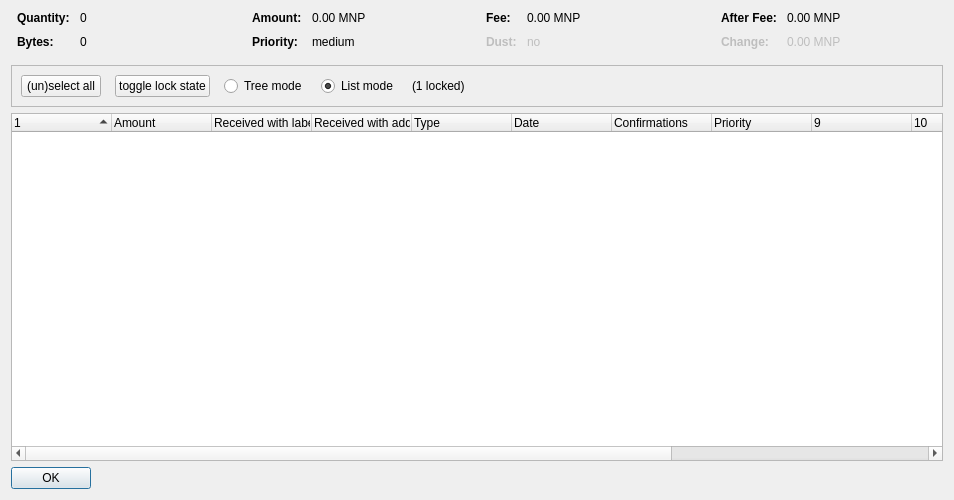
<?xml version="1.0" encoding="UTF-8"?>
<ui version="4.0">
 <class>CoinControlDialog</class>
 <widget class="QDialog" name="CoinControlDialog">
  <property name="geometry">
   <rect>
    <x>0</x>
    <y>0</y>
    <width>954</width>
    <height>500</height>
   </rect>
  </property>
  <property name="windowTitle">
   <string>Coin Selection</string>
  </property>
  <layout class="QVBoxLayout" name="verticalLayout">
   <item>
    <layout class="QHBoxLayout" name="horizontalLayoutTop" stretch="0,0,0,0">
     <property name="topMargin">
      <number>0</number>
     </property>
     <property name="bottomMargin">
      <number>10</number>
     </property>
     <item>
      <layout class="QFormLayout" name="formLayoutCoinControl1">
       <property name="horizontalSpacing">
        <number>10</number>
       </property>
       <property name="verticalSpacing">
        <number>10</number>
       </property>
       <property name="leftMargin">
        <number>6</number>
       </property>
       <property name="rightMargin">
        <number>6</number>
       </property>
       <item row="0" column="0">
        <widget class="QLabel" name="labelCoinControlQuantityText">
         <property name="font">
          <font>
           <weight>75</weight>
           <bold>true</bold>
          </font>
         </property>
         <property name="text">
          <string>Quantity:</string>
         </property>
        </widget>
       </item>
       <item row="0" column="1">
        <widget class="QLabel" name="labelCoinControlQuantity">
         <property name="cursor">
          <cursorShape>IBeamCursor</cursorShape>
         </property>
         <property name="contextMenuPolicy">
          <enum>Qt::ActionsContextMenu</enum>
         </property>
         <property name="text">
          <string notr="true">0</string>
         </property>
         <property name="textInteractionFlags">
          <set>Qt::LinksAccessibleByMouse|Qt::TextSelectableByKeyboard|Qt::TextSelectableByMouse</set>
         </property>
        </widget>
       </item>
       <item row="1" column="0">
        <widget class="QLabel" name="labelCoinControlBytesText">
         <property name="font">
          <font>
           <weight>75</weight>
           <bold>true</bold>
          </font>
         </property>
         <property name="text">
          <string>Bytes:</string>
         </property>
        </widget>
       </item>
       <item row="1" column="1">
        <widget class="QLabel" name="labelCoinControlBytes">
         <property name="cursor">
          <cursorShape>IBeamCursor</cursorShape>
         </property>
         <property name="contextMenuPolicy">
          <enum>Qt::ActionsContextMenu</enum>
         </property>
         <property name="text">
          <string notr="true">0</string>
         </property>
         <property name="textInteractionFlags">
          <set>Qt::LinksAccessibleByMouse|Qt::TextSelectableByKeyboard|Qt::TextSelectableByMouse</set>
         </property>
        </widget>
       </item>
      </layout>
     </item>
     <item>
      <layout class="QFormLayout" name="formLayoutCoinControl2">
       <property name="horizontalSpacing">
        <number>10</number>
       </property>
       <property name="verticalSpacing">
        <number>10</number>
       </property>
       <property name="leftMargin">
        <number>6</number>
       </property>
       <property name="rightMargin">
        <number>6</number>
       </property>
       <item row="0" column="0">
        <widget class="QLabel" name="labelCoinControlAmountText">
         <property name="font">
          <font>
           <weight>75</weight>
           <bold>true</bold>
          </font>
         </property>
         <property name="text">
          <string>Amount:</string>
         </property>
        </widget>
       </item>
       <item row="0" column="1">
        <widget class="QLabel" name="labelCoinControlAmount">
         <property name="cursor">
          <cursorShape>IBeamCursor</cursorShape>
         </property>
         <property name="contextMenuPolicy">
          <enum>Qt::ActionsContextMenu</enum>
         </property>
         <property name="text">
          <string notr="true">0.00 MNP</string>
         </property>
         <property name="textInteractionFlags">
          <set>Qt::LinksAccessibleByMouse|Qt::TextSelectableByKeyboard|Qt::TextSelectableByMouse</set>
         </property>
        </widget>
       </item>
       <item row="1" column="0">
        <widget class="QLabel" name="labelCoinControlPriorityText">
         <property name="font">
          <font>
           <weight>75</weight>
           <bold>true</bold>
          </font>
         </property>
         <property name="text">
          <string>Priority:</string>
         </property>
        </widget>
       </item>
       <item row="1" column="1">
        <widget class="QLabel" name="labelCoinControlPriority">
         <property name="cursor">
          <cursorShape>IBeamCursor</cursorShape>
         </property>
         <property name="contextMenuPolicy">
          <enum>Qt::ActionsContextMenu</enum>
         </property>
         <property name="text">
          <string>medium</string>
         </property>
         <property name="textInteractionFlags">
          <set>Qt::LinksAccessibleByMouse|Qt::TextSelectableByKeyboard|Qt::TextSelectableByMouse</set>
         </property>
        </widget>
       </item>
      </layout>
     </item>
     <item>
      <layout class="QFormLayout" name="formLayoutCoinControl3">
       <property name="horizontalSpacing">
        <number>10</number>
       </property>
       <property name="verticalSpacing">
        <number>10</number>
       </property>
       <property name="leftMargin">
        <number>6</number>
       </property>
       <property name="rightMargin">
        <number>6</number>
       </property>
       <item row="0" column="0">
        <widget class="QLabel" name="labelCoinControlFeeText">
         <property name="font">
          <font>
           <weight>75</weight>
           <bold>true</bold>
          </font>
         </property>
         <property name="text">
          <string>Fee:</string>
         </property>
        </widget>
       </item>
       <item row="0" column="1">
        <widget class="QLabel" name="labelCoinControlFee">
         <property name="cursor">
          <cursorShape>IBeamCursor</cursorShape>
         </property>
         <property name="contextMenuPolicy">
          <enum>Qt::ActionsContextMenu</enum>
         </property>
         <property name="text">
          <string notr="true">0.00 MNP</string>
         </property>
         <property name="textInteractionFlags">
          <set>Qt::LinksAccessibleByMouse|Qt::TextSelectableByKeyboard|Qt::TextSelectableByMouse</set>
         </property>
        </widget>
       </item>
       <item row="1" column="0">
        <widget class="QLabel" name="labelCoinControlLowOutputText">
         <property name="enabled">
          <bool>false</bool>
         </property>
         <property name="font">
          <font>
           <weight>75</weight>
           <bold>true</bold>
          </font>
         </property>
         <property name="text">
          <string>Dust:</string>
         </property>
        </widget>
       </item>
       <item row="1" column="1">
        <widget class="QLabel" name="labelCoinControlLowOutput">
         <property name="enabled">
          <bool>false</bool>
         </property>
         <property name="cursor">
          <cursorShape>IBeamCursor</cursorShape>
         </property>
         <property name="contextMenuPolicy">
          <enum>Qt::ActionsContextMenu</enum>
         </property>
         <property name="text">
          <string>no</string>
         </property>
         <property name="textInteractionFlags">
          <set>Qt::LinksAccessibleByMouse|Qt::TextSelectableByKeyboard|Qt::TextSelectableByMouse</set>
         </property>
        </widget>
       </item>
      </layout>
     </item>
     <item>
      <layout class="QFormLayout" name="formLayoutCoinControl4">
       <property name="horizontalSpacing">
        <number>10</number>
       </property>
       <property name="verticalSpacing">
        <number>10</number>
       </property>
       <property name="leftMargin">
        <number>6</number>
       </property>
       <property name="rightMargin">
        <number>6</number>
       </property>
       <item row="0" column="0">
        <widget class="QLabel" name="labelCoinControlAfterFeeText">
         <property name="font">
          <font>
           <weight>75</weight>
           <bold>true</bold>
          </font>
         </property>
         <property name="text">
          <string>After Fee:</string>
         </property>
        </widget>
       </item>
       <item row="0" column="1">
        <widget class="QLabel" name="labelCoinControlAfterFee">
         <property name="cursor">
          <cursorShape>IBeamCursor</cursorShape>
         </property>
         <property name="contextMenuPolicy">
          <enum>Qt::ActionsContextMenu</enum>
         </property>
         <property name="text">
          <string notr="true">0.00 MNP</string>
         </property>
         <property name="textInteractionFlags">
          <set>Qt::LinksAccessibleByMouse|Qt::TextSelectableByKeyboard|Qt::TextSelectableByMouse</set>
         </property>
        </widget>
       </item>
       <item row="1" column="0">
        <widget class="QLabel" name="labelCoinControlChangeText">
         <property name="enabled">
          <bool>false</bool>
         </property>
         <property name="font">
          <font>
           <weight>75</weight>
           <bold>true</bold>
          </font>
         </property>
         <property name="text">
          <string>Change:</string>
         </property>
        </widget>
       </item>
       <item row="1" column="1">
        <widget class="QLabel" name="labelCoinControlChange">
         <property name="enabled">
          <bool>false</bool>
         </property>
         <property name="cursor">
          <cursorShape>IBeamCursor</cursorShape>
         </property>
         <property name="contextMenuPolicy">
          <enum>Qt::ActionsContextMenu</enum>
         </property>
         <property name="text">
          <string notr="true">0.00 MNP</string>
         </property>
         <property name="textInteractionFlags">
          <set>Qt::LinksAccessibleByMouse|Qt::TextSelectableByKeyboard|Qt::TextSelectableByMouse</set>
         </property>
        </widget>
       </item>
      </layout>
     </item>
    </layout>
   </item>
   <item>
    <widget class="QFrame" name="frame">
     <property name="minimumSize">
      <size>
       <width>0</width>
       <height>40</height>
      </size>
     </property>
     <property name="frameShape">
      <enum>QFrame::StyledPanel</enum>
     </property>
     <property name="frameShadow">
      <enum>QFrame::Sunken</enum>
     </property>
     <layout class="QHBoxLayout" name="horizontalLayout">
      <item>
       <layout class="QHBoxLayout" name="horizontalLayoutPanel" stretch="0,0,0,0,0,0">
        <property name="spacing">
         <number>14</number>
        </property>
        <item>
         <widget class="QPushButton" name="pushButtonSelectAll">
          <property name="sizePolicy">
           <sizepolicy hsizetype="Maximum" vsizetype="Fixed">
            <horstretch>0</horstretch>
            <verstretch>0</verstretch>
           </sizepolicy>
          </property>
          <property name="text">
           <string>(un)select all</string>
          </property>
          <property name="autoDefault">
           <bool>false</bool>
          </property>
         </widget>
        </item>
        <item>
         <widget class="QPushButton" name="pushButtonToggleLock">
          <property name="sizePolicy">
           <sizepolicy hsizetype="Maximum" vsizetype="Fixed">
            <horstretch>0</horstretch>
            <verstretch>0</verstretch>
           </sizepolicy>
          </property>
          <property name="text">
           <string>toggle lock state</string>
          </property>
          <property name="autoDefault">
           <bool>false</bool>
          </property>
         </widget>
        </item>
        <item>
         <widget class="QRadioButton" name="radioTreeMode">
          <property name="sizePolicy">
           <sizepolicy hsizetype="Maximum" vsizetype="Fixed">
            <horstretch>0</horstretch>
            <verstretch>0</verstretch>
           </sizepolicy>
          </property>
          <property name="text">
           <string>Tree mode</string>
          </property>
         </widget>
        </item>
        <item>
         <widget class="QRadioButton" name="radioListMode">
          <property name="sizePolicy">
           <sizepolicy hsizetype="Maximum" vsizetype="Fixed">
            <horstretch>0</horstretch>
            <verstretch>0</verstretch>
           </sizepolicy>
          </property>
          <property name="text">
           <string>List mode</string>
          </property>
          <property name="checked">
           <bool>true</bool>
          </property>
         </widget>
        </item>
        <item>
         <widget class="QLabel" name="labelLocked">
          <property name="text">
           <string>(1 locked)</string>
          </property>
         </widget>
        </item>
        <item>
         <spacer name="horizontalSpacer">
          <property name="orientation">
           <enum>Qt::Horizontal</enum>
          </property>
          <property name="sizeHint" stdset="0">
           <size>
            <width>40</width>
            <height>20</height>
           </size>
          </property>
         </spacer>
        </item>
       </layout>
      </item>
     </layout>
    </widget>
   </item>
   <item>
    <widget class="CoinControlTreeWidget" name="treeWidget">
     <property name="contextMenuPolicy">
      <enum>Qt::CustomContextMenu</enum>
     </property>
     <property name="sortingEnabled">
      <bool>false</bool>
     </property>
     <property name="columnCount">
      <number>13</number>
     </property>
     <attribute name="headerShowSortIndicator" stdset="0">
      <bool>true</bool>
     </attribute>
     <attribute name="headerStretchLastSection">
      <bool>false</bool>
     </attribute>
     <column>
      <property name="text">
       <string/>
      </property>
     </column>
     <column>
      <property name="text">
       <string>Amount</string>
      </property>
     </column>
     <column>
      <property name="text">
       <string>Received with label</string>
      </property>
     </column>
     <column>
      <property name="text">
       <string>Received with address</string>
      </property>
     </column>
     <column>
      <property name="text">
	<string>Type</string>
      </property>
     </column>
     <column>
      <property name="text">	 
       <string>Date</string>
      </property>
     </column>
     <column>
      <property name="text">
       <string>Confirmations</string>
      </property>
      <property name="toolTip">
       <string>Confirmed</string>
      </property>
     </column>
     <column>
      <property name="text">
       <string>Priority</string>
      </property>
     </column>
     <column>
      <property name="text">
       <string/>
      </property>
     </column>
     <column>
      <property name="text">
       <string/>
      </property>
     </column>
     <column>
      <property name="text">
       <string/>
      </property>
     </column>
     <column>
      <property name="text">
       <string/>
      </property>
     </column>
     <column>
      <property name="text">
       <string/>
      </property>
     </column>
    </widget>
   </item>
   <item>
    <widget class="QDialogButtonBox" name="buttonBox">
     <property name="sizePolicy">
      <sizepolicy hsizetype="Maximum" vsizetype="Fixed">
       <horstretch>0</horstretch>
       <verstretch>0</verstretch>
      </sizepolicy>
     </property>
     <property name="orientation">
      <enum>Qt::Horizontal</enum>
     </property>
     <property name="standardButtons">
      <set>QDialogButtonBox::Ok</set>
     </property>
    </widget>
   </item>
  </layout>
 </widget>
 <customwidgets>
  <customwidget>
   <class>CoinControlTreeWidget</class>
   <extends>QTreeWidget</extends>
   <header>coincontroltreewidget.h</header>
  </customwidget>
 </customwidgets>
 <resources/>
 <connections/>
</ui>
